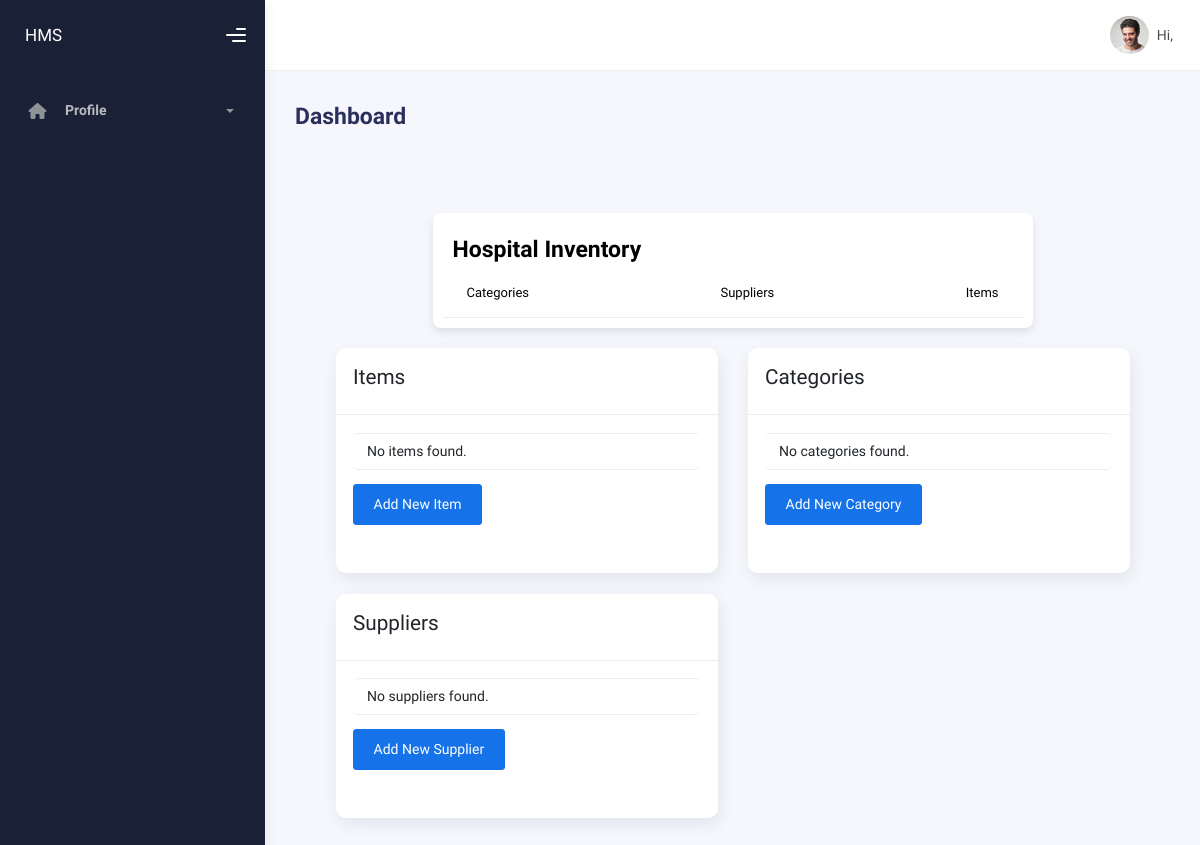
The app's page /inventory/, older data.
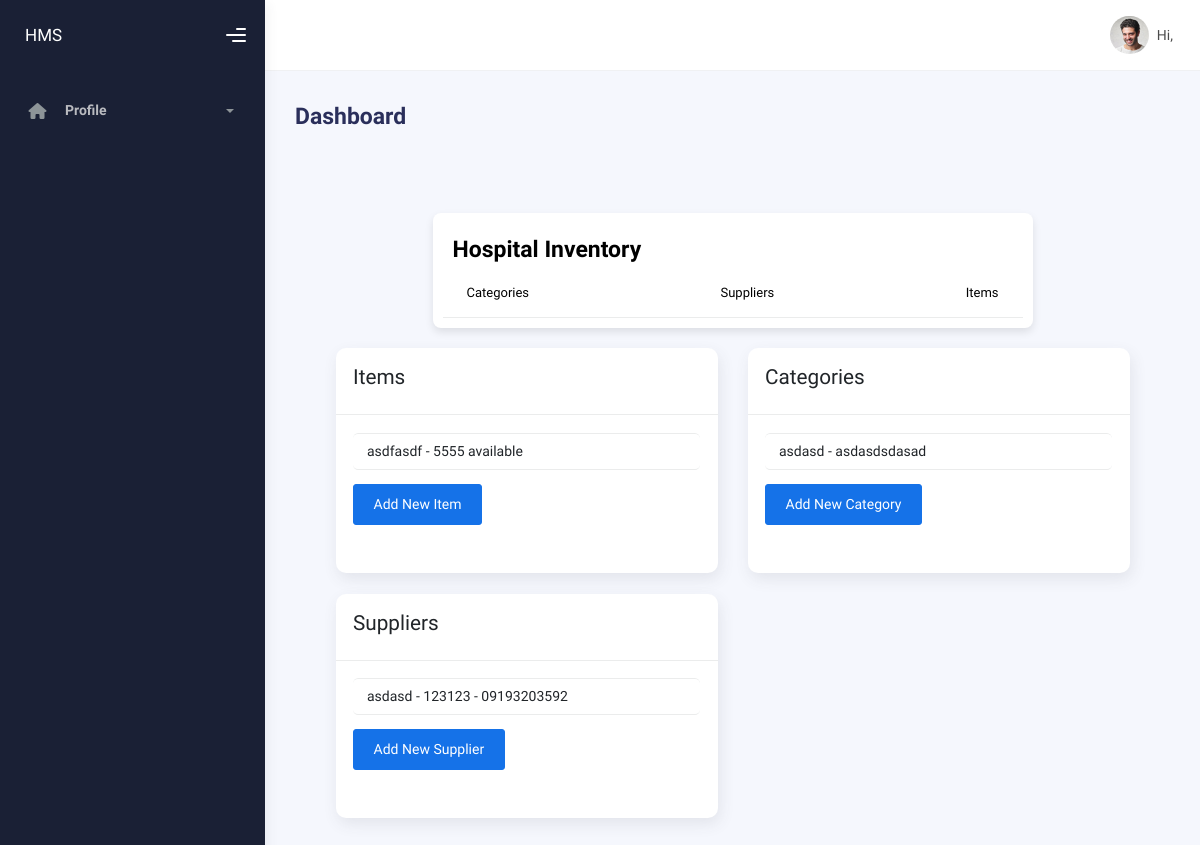
The same page, newer data.
### inventory/models.py (models this page shows, shortened)
class Item(models.Model):
    category = models.ForeignKey(Category, on_delete=models.CASCADE)
    name = models.CharField(max_length=100)
    description = models.TextField(blank=True, null=True)
    quantity = models.PositiveIntegerField(default=0)
    reorder_level = models.PositiveIntegerField(default=0)
    supplier = models.ForeignKey(Supplier, on_delete=models.SET_NULL, null=True, blank=True)
    hospital = models.ForeignKey('hospital.Hospital', on_delete=models.CASCADE, null=True)

class Category(models.Model):
    name = models.CharField(max_length=100)
    description = models.TextField(blank=True, null=True)
    hospital = models.ForeignKey('hospital.Hospital', on_delete=models.CASCADE, null=True)

class Supplier(models.Model):
    name = models.CharField(max_length=200)
    contact_name = models.CharField(max_length=100, blank=True, null=True)
    phone_number = models.CharField(max_length=20, blank=True, null=True)
    email = models.EmailField(blank=True, null=True)
    hospital = models.ForeignKey('hospital.Hospital', on_delete=models.CASCADE, null=True)

### inventory/views.py (the view)
# urls.py: path('', views.inventory_home, name='inventory_home'),
def inventory_home(request):
    items = Item.objects.all()
    categories = Category.objects.all()
    supplier = Supplier.objects.all()
    context = {
        'items': items,
        'categories': categories,
        'suppliers': supplier,
    }
    return render(request, 'inventory/home.html', context)

### inventory/templates/inventory/home.html (shortened to what the changed rows need)
{% extends "layout/base.html" %}
{% load static %}
{% block content %}
    <div class="container">
        <div class="page-inner">
            <div class="row">
                <div class="col-md-6 mb-4">
                    <div class="card h-100">
                        <div class="card-body">
                            <ul class="list-group">
                                {% for item in items %}
                                    <li class="list-group-item">{{ item.name }} - {{ item.quantity }} available</li>
                                {% empty %}
                                    <li class="list-group-item">No items found.</li>
                                {% endfor %}
                            </ul>
                        </div>
                    </div>
                </div>
                <div class="col-md-6 mb-4">
                    <div class="card h-100">
                        <div class="card-body">
                            <ul class="list-group">
                                {% for category in categories %}
                                    <li class="list-group-item">{{ category.name }} - {{ category.description }}</li>
                                {% empty %}
                                    <li class="list-group-item">No categories found.</li>
                                {% endfor %}
                            </ul>
                        </div>
                    </div>
                </div>
            </div>
            <div class="row">
                <div class="col-md-6 mb-4">
                    <div class="card h-100">
                        <div class="card-body">
                            <ul class="list-group">
                                {% for supplier in suppliers %}
                                    <li class="list-group-item">{{ supplier.name }} - {{ supplier.contact_name }} - {{ supplier.phone_number }}</li>
                                {% empty %}
                                    <li class="list-group-item">No suppliers found.</li>
                                {% endfor %}
                            </ul>
                        </div>
                    </div>
                </div>
            </div>
        </div>
    </div>
{% endblock %}

Row changes from the older to the newer data that the page shows:
added Item: name "asdfasdf", quantity "5555"
added Category: name "asdasd", description "asdasdsdasad"
added Supplier: name "asdasd", contact_name "123123", phone_number "09193203592"
Text that changed along with them:
text no longer shown: "No items found. No categories found. No suppliers found."
